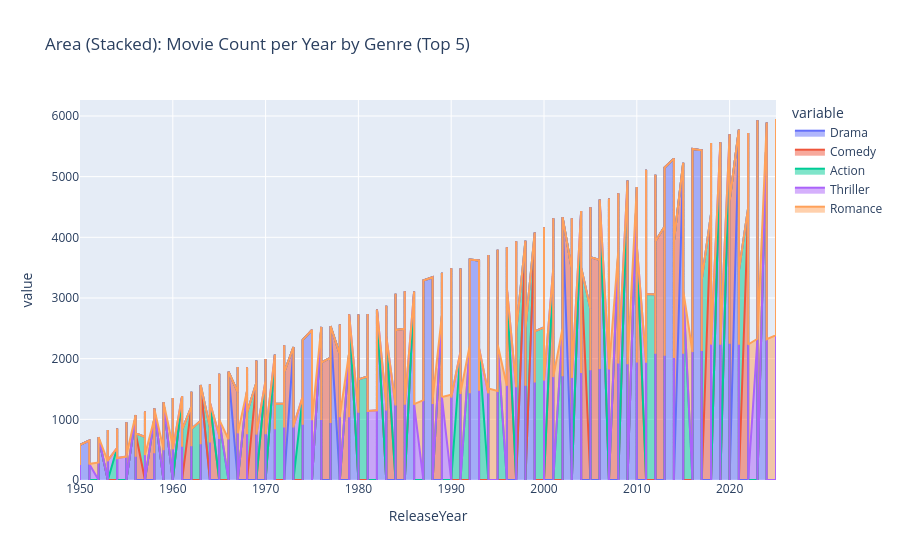

The code cell stored with this chart in its notebook:
### Markdown cell above
## Stacked-ish area by Genre (top genres)

### Code cell
# pick top 5 genres by count
top_genres = [r["Genre"] for r in (movies_df.groupBy("Genre").count()
                                  .orderBy(F.col("count"), ascending=False)
                                  .limit(5).collect())]

print(top_genres)
sdf = (movies_df.filter(F.col("Genre").isin(top_genres))
       .groupBy("ReleaseYear", "Genre")
       .pivot("Genre", top_genres)
       .count()
       .orderBy("ReleaseYear"))

fig = sdf.plot.area(x="ReleaseYear", y=top_genres, title="Area (Stacked): Movie Count per Year by Genre (Top 5)")
fig.show()

### Figure 1 — Plotly figure (JSON) as saved in the notebook; plotly's stock layout.template omitted (floating-point values rounded to 4 significant figures; data arrays with more than 128 entries replaced by an {"elided": "..."} marker saying what was removed)
{"data": [{"fillpattern": {"shape": ""}, "hovertemplate": "variable=Drama<br>ReleaseYear=%{x}<br>value=%{y}<extra></extra>", "legendgroup": "Drama", "line": {"color": "#636efa"}, "marker": {"symbol": "circle"}, "mode": "lines", "name": "Drama", "orientation": "v", "showlegend": true, "stackgroup": "1", "type": "scatter", "x": {"elided": "380 int values"}, "xaxis": "x", "y": {"elided": "380 float values"}, "yaxis": "y"}, {"fillpattern": {"shape": ""}, "hovertemplate": "variable=Comedy<br>ReleaseYear=%{x}<br>value=%{y}<extra></extra>", "legendgroup": "Comedy", "line": {"color": "#EF553B"}, "marker": {"symbol": "circle"}, "mode": "lines", "name": "Comedy", "orientation": "v", "showlegend": true, "stackgroup": "1", "type": "scatter", "x": {"elided": "380 int values"}, "xaxis": "x", "y": {"elided": "380 float values"}, "yaxis": "y"}, {"fillpattern": {"shape": ""}, "hovertemplate": "variable=Action<br>ReleaseYear=%{x}<br>value=%{y}<extra></extra>", "legendgroup": "Action", "line": {"color": "#00cc96"}, "marker": {"symbol": "circle"}, "mode": "lines", "name": "Action", "orientation": "v", "showlegend": true, "stackgroup": "1", "type": "scatter", "x": {"elided": "380 int values"}, "xaxis": "x", "y": {"elided": "380 float values"}, "yaxis": "y"}, {"fillpattern": {"shape": ""}, "hovertemplate": "variable=Thriller<br>ReleaseYear=%{x}<br>value=%{y}<extra></extra>", "legendgroup": "Thriller", "line": {"color": "#ab63fa"}, "marker": {"symbol": "circle"}, "mode": "lines", "name": "Thriller", "orientation": "v", "showlegend": true, "stackgroup": "1", "type": "scatter", "x": {"elided": "380 int values"}, "xaxis": "x", "y": {"elided": "380 float values"}, "yaxis": "y"}, {"fillpattern": {"shape": ""}, "hovertemplate": "variable=Romance<br>ReleaseYear=%{x}<br>value=%{y}<extra></extra>", "legendgroup": "Romance", "line": {"color": "#FFA15A"}, "marker": {"symbol": "circle"}, "mode": "lines", "name": "Romance", "orientation": "v", "showlegend": true, "stackgroup": "1", "type": "scatter", "x": {"elided": "380 int values"}, "xaxis": "x", "y": {"elided": "380 float values"}, "yaxis": "y"}], "layout": {"legend": {"title": {"text": "variable"}, "tracegroupgap": 0}, "title": {"text": "Area (Stacked): Movie Count per Year by Genre (Top 5)"}, "xaxis": {"anchor": "y", "domain": [0, 1], "title": {"text": "ReleaseYear"}}, "yaxis": {"anchor": "x", "domain": [0, 1], "title": {"text": "value"}}}}
